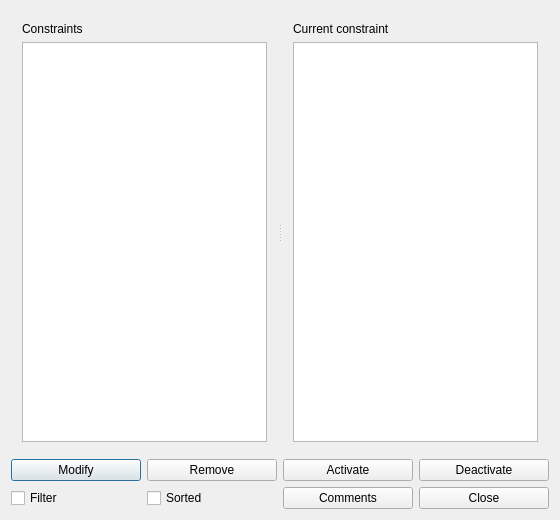
<?xml version="1.0" encoding="UTF-8"?>
<ui version="4.0">
 <class>AllTimeConstraintsForm_template</class>
 <widget class="QDialog" name="AllTimeConstraintsForm_template">
  <property name="geometry">
   <rect>
    <x>0</x>
    <y>0</y>
    <width>560</width>
    <height>520</height>
   </rect>
  </property>
  <property name="windowTitle">
   <string extracomment="This is the title of the dialog to see the list of all constraints of this type">All time constraints</string>
  </property>
  <layout class="QGridLayout" name="gridLayout">
   <item row="0" column="0">
    <widget class="QSplitter" name="splitter">
     <property name="sizePolicy">
      <sizepolicy hsizetype="Expanding" vsizetype="Expanding">
       <horstretch>0</horstretch>
       <verstretch>0</verstretch>
      </sizepolicy>
     </property>
     <property name="orientation">
      <enum>Qt::Horizontal</enum>
     </property>
     <widget class="QWidget" name="layoutWidget">
      <layout class="QVBoxLayout" name="verticalLayout_2">
       <item>
        <widget class="QLabel" name="constraintsTextLabel">
         <property name="frameShape">
          <enum>QFrame::NoFrame</enum>
         </property>
         <property name="frameShadow">
          <enum>QFrame::Plain</enum>
         </property>
         <property name="text">
          <string>Constraints</string>
         </property>
         <property name="wordWrap">
          <bool>false</bool>
         </property>
        </widget>
       </item>
       <item>
        <widget class="QListWidget" name="constraintsListWidget"/>
       </item>
      </layout>
     </widget>
     <widget class="QWidget" name="layoutWidget2">
      <layout class="QVBoxLayout" name="verticalLayout">
       <item>
        <widget class="QLabel" name="currentConstraintTextLabel">
         <property name="text">
          <string>Current constraint</string>
         </property>
         <property name="wordWrap">
          <bool>false</bool>
         </property>
        </widget>
       </item>
       <item>
        <widget class="QPlainTextEdit" name="currentConstraintTextEdit"/>
       </item>
      </layout>
     </widget>
    </widget>
   </item>
   <item row="1" column="0">
    <layout class="QHBoxLayout" name="horizontalLayout">
     <item>
      <widget class="QPushButton" name="modifyConstraintPushButton">
       <property name="text">
        <string>Modify</string>
       </property>
      </widget>
     </item>
     <item>
      <widget class="QPushButton" name="removeConstraintPushButton">
       <property name="text">
        <string>Remove</string>
       </property>
      </widget>
     </item>
     <item>
      <widget class="QPushButton" name="activatePushButton">
       <property name="text">
        <string comment="Refers to activating a time constraint">Activate</string>
       </property>
      </widget>
     </item>
     <item>
      <widget class="QPushButton" name="deactivatePushButton">
       <property name="text">
        <string comment="Refers to deactivating a time constraint">Deactivate</string>
       </property>
      </widget>
     </item>
    </layout>
   </item>
   <item row="2" column="0">
    <layout class="QHBoxLayout" name="horizontalLayout_2">
     <item>
      <widget class="QCheckBox" name="filterCheckBox">
       <property name="text">
        <string>Filter</string>
       </property>
      </widget>
     </item>
     <item>
      <widget class="QCheckBox" name="sortedCheckBox">
       <property name="text">
        <string comment="It refers to time constraints">Sorted</string>
       </property>
      </widget>
     </item>
     <item>
      <widget class="QPushButton" name="commentsPushButton">
       <property name="text">
        <string>Comments</string>
       </property>
      </widget>
     </item>
     <item>
      <widget class="QPushButton" name="closePushButton">
       <property name="text">
        <string>Close</string>
       </property>
      </widget>
     </item>
    </layout>
   </item>
  </layout>
 </widget>
 <layoutdefault spacing="6" margin="11"/>
 <resources/>
 <connections/>
</ui>
